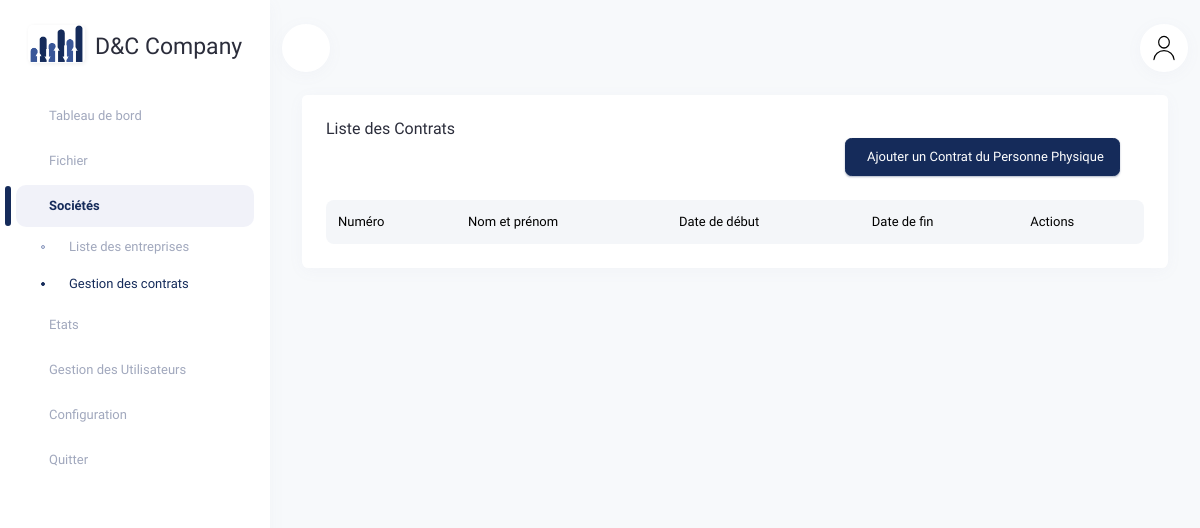
Before: /contracts/ with the older database file.
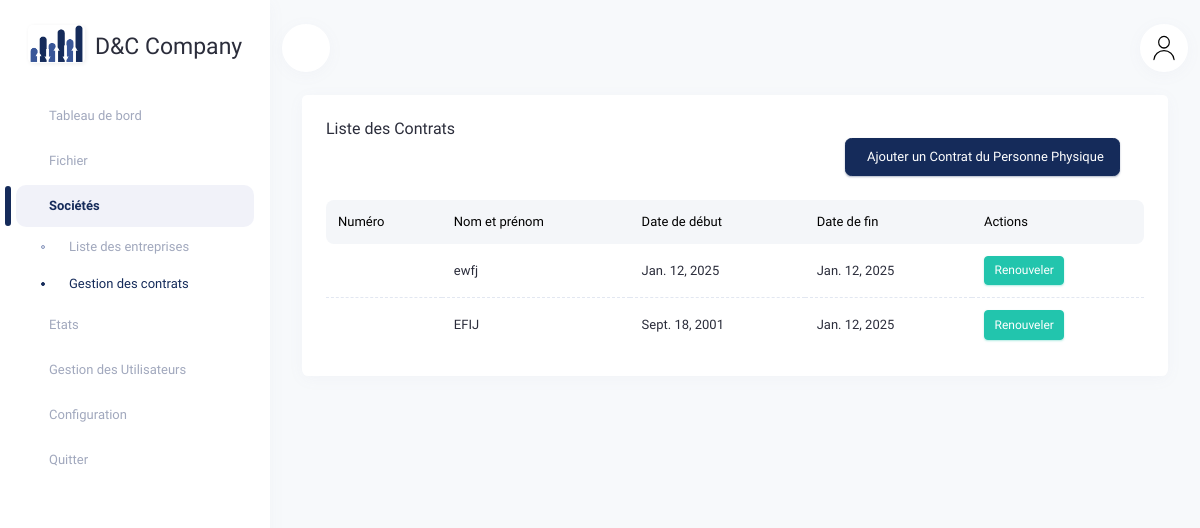
After: the same page with the newer database file.
### agendacomptable/models.py (models this page shows, shortened)
class ContratPersonnePhysique(models.Model):
    customer_file = models.ForeignKey(
        CustomerFile,
        related_name="contrats_physiques",
        on_delete=models.CASCADE,
        verbose_name="Fichier Client"
    )
    nom_prenom = models.CharField(max_length=255, verbose_name="Nom et Prénom")
    loyer_mensuel_contrat = models.DecimalField(max_digits=10, decimal_places=2, verbose_name="Loyer mensuel (contrat)")
    loyer_mensuel_plateforme = models.DecimalField(max_digits=10, decimal_places=2, verbose_name="Loyer mensuel (plateforme)")
    date_debut = models.DateField(verbose_name="Date de Début")
    date_fin = models.DateField(verbose_name="Date de Fin")
    date_naissance = models.DateField(null=True, blank=True, verbose_name="Date de Naissance")
    adresse = models.TextField(null=True, blank=True, verbose_name="Adresse")
    date_contrat = models.DateField(verbose_name="Date du Contrat")
    date_create = models.DateTimeField(auto_now_add=True, verbose_name="Date de Création")
    date_edit = models.DateTimeField(auto_now=True, verbose_name="Date de Modification")

### agendacomptable/views.py (the view)
# urls.py: path("contracts/", views.liste_contrats, name="liste_contrats"),
def liste_contrats(request):
    contrats = ContratPersonnePhysique.objects.all()
    return render(request, "accounting/liste_contrats.html", {"contrats": contrats})

### agendacomptable/templates/accounting/liste_contrats.html (shortened to what this page needs)
{% extends 'accounting/base.html' %}
{% load static %}
{% block content %}
<div class="container-xxl">
    <div class="row">
        <div class="col-12">
            <div class="card">
                <div class="card-header">
                    <div class="row align-items-center">
                        <div class="col">
                            <h4 class="card-title">Liste des Contrats</h4>
                        </div>
                        <div class="d-flex align-items-center justify-content-end">
                            <a href="{% url 'ajouter_contrat' %}" class="btn btn-primary me-3">
                                 Ajouter un Contrat du Personne Physique
                            </a>
                        </div>
                    </div>
                </div>
                <div class="card-body pt-0">
                    <div class="table-responsive">
                        <table class="table mb-0" id="datatable_1">
                            <thead class="table-light">
                                <tr>
                                    <th>Numéro</th>
                                    <th>Nom et prénom</th>
                                    <th>Date de début</th>
                                    <th>Date de fin</th>
                                    <th>Actions</th>
                                </tr>
                            </thead>
                            <tbody>
                                {% for contrat in contrats %}
                                    <tr>
                                        <td>{{ contrat.id_contrat }}</td>
                                        <td>{{ contrat.nom_prenom }}</td>
                                        <td>{{ contrat.date_debut }}</td>
                                        <td>{{ contrat.date_fin }}</td>
                                        <td>
                                            <button class="btn btn-success btn-sm" data-bs-toggle="modal" data-bs-target="#renouvelerModal{{ contrat.id_contrat }}">
                                                 Renouveler
                                            </button>
                                        </td>
                                    </tr>
                                {% endfor %}
                            </tbody>
                        </table>
                    </div>
                </div>
            </div>
        </div>
    </div>
</div>
{% endblock content %}

Changed rows visible on the page:
added ContratPersonnePhysique: nom_prenom "ewfj", date_debut "Jan. 12, 2025", date_fin "Jan. 12, 2025"
added ContratPersonnePhysique: nom_prenom "EFIJ", date_debut "Sept. 18, 2001", date_fin "Jan. 12, 2025"
